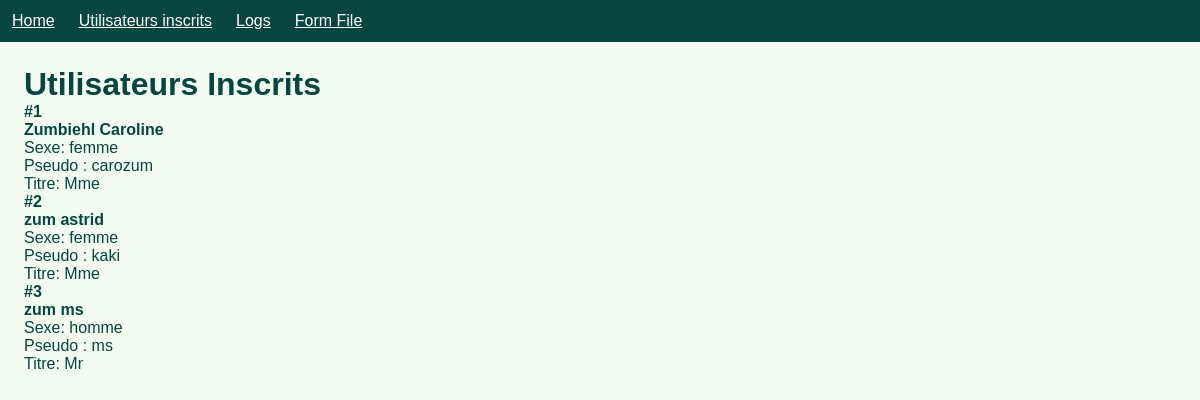
Before: /utilisateurs-inscrits with the older database file.
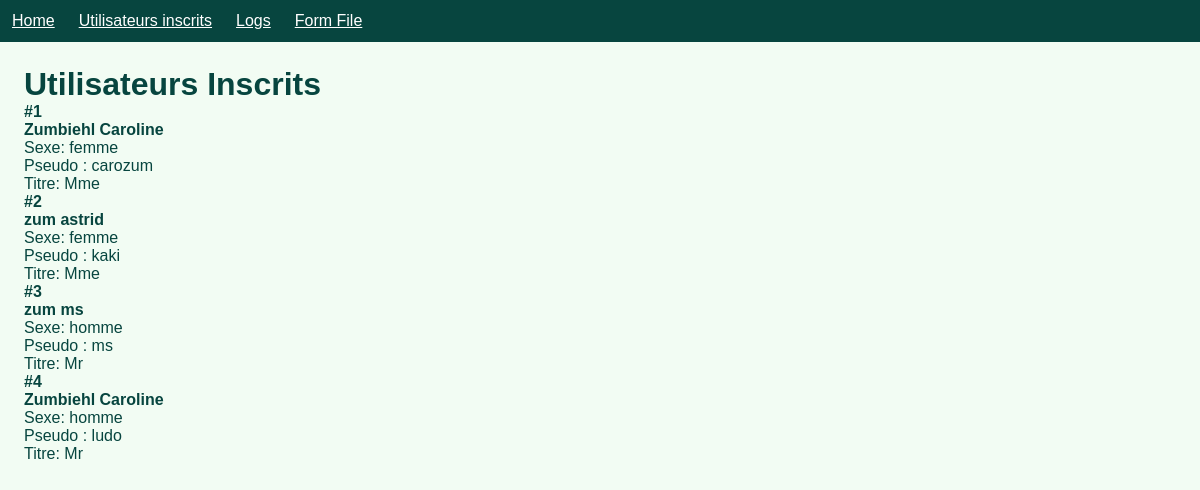
After: the same page with the newer database file.
### models.py (models this page shows)
class User(db.Model):
    id = db.Column(db.Integer, primary_key=True, autoincrement=True)
    prenom = db.Column('Prenom', db.String())
    nom = db.Column('Nom', db.String())
    sexe = db.Column('Sexe', db.String())
    pseudo = db.Column('Pseudo', db.String())
    titre = db.Column('Titre', db.String())

### app.py (the view)
@app.route('/utilisateurs-inscrits')
def utilisateurs_inscrits():
    users = User.query.all()
    return render_template("utilisateurs-inscrits.html", users=users)

### templates/utilisateurs-inscrits.html (shortened to what this page needs)
{% extends 'layout.html' %}
{% block content %}
<h1>Utilisateurs Inscrits</h1>
<div class="content">
    {% for user in users %}
    <div class="user">
        <p><b>#{{ user.id }}</b></p>
        <b>
            <p class="name">{{ user.nom }} {{ user.prenom }}</p>
        </b>
        <p>Sexe: {{ user.sexe }}</p>
        <p>Pseudo : {{ user.pseudo }}</p>
        <p>Titre: {{ user.titre }}</p>
    </div>
    {% endfor %}
</div>
{% endblock %}

Changed rows visible on the page:
added User: id "4", nom "Zumbiehl", prenom "Caroline", sexe "homme", pseudo "ludo", titre "Mr"
